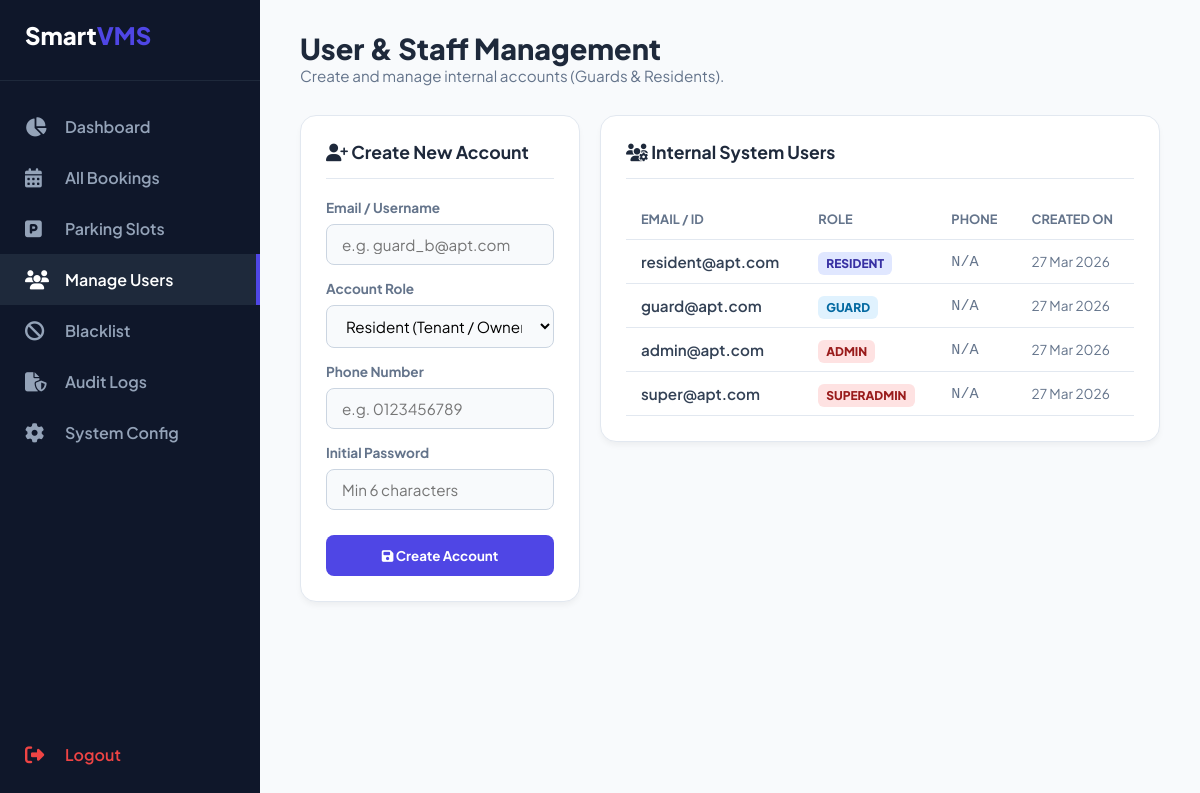
The page /public/admin_users.php (signed in) on the database its author committed.
### tables this page shows
CREATE TABLE `users` (
  `id` int(11) NOT NULL,
  `email` varchar(120) NOT NULL,
  `password_hash` varchar(255) NOT NULL,
  `role` enum('visitor','resident','guard','admin','superadmin') NOT NULL,
  `status` enum('active','inactive','watchlist','blacklisted') DEFAULT 'active',
  `phone` varchar(20) DEFAULT NULL,
  `created_at` datetime DEFAULT current_timestamp()
);

### core/config.php (called while the page is built, shortened)
<?php
function mask_phone($phone) {
    if (!$phone || strlen($phone) < 8) return 'N/A';
    return substr($phone, 0, 3) . '-****' . substr($phone, -3);
}
function e($string) {
    return htmlspecialchars($string ?? '', ENT_QUOTES, 'UTF-8');
}
?>

### public/admin_users.php (the view, shortened to what this page needs)
<?php
$pdo = db();
$stmt = $pdo->query("SELECT * FROM users WHERE role IN ('guard', 'resident', 'admin', 'superadmin') ORDER BY role, id DESC");
$staff_users = $stmt->fetchAll();
?>
<!DOCTYPE html>
<html lang="en">
<head>
    <link rel="stylesheet" href="https://cdnjs.cloudflare.com/ajax/libs/font-awesome/6.4.0/css/all.min.css">
</head>
<body>
    <div class="sidebar">
        <div class="brand">Smart<span>VMS</span></div>
        <a href="admin_dash.php" class="nav-link"><i class="fas fa-chart-pie"></i> Dashboard</a>
        <a href="admin_bookings.php" class="nav-link"><i class="fas fa-calendar-alt"></i> All Bookings</a>
        <a href="admin_slots.php" class="nav-link"><i class="fas fa-parking"></i> Parking Slots</a>
        <a href="admin_users.php" class="nav-link active"><i class="fas fa-users"></i> Manage Users</a>
        <a href="admin_blacklist.php" class="nav-link"><i class="fas fa-ban"></i> Blacklist</a>
        <a href="admin_audit.php" class="nav-link"><i class="fas fa-file-shield"></i> Audit Logs</a>
        <?php if($_SESSION['role'] === 'superadmin'): ?>
            <a href="superadmin_config.php" class="nav-link"><i class="fas fa-cog"></i> System Config</a>
        <?php endif; ?>
        <div class="spacer"></div>
        <a href="../core/logout.php" class="nav-link" style="color: #ef4444;"><i class="fas fa-sign-out-alt"></i> Logout</a>
    </div>
    <div class="main-content">
        <div class="header-flex">
            <div>
                <h1 class="page-title">User & Staff Management</h1>
                <p style="color: var(--text-muted); font-size: 0.95rem;">Create and manage internal accounts (Guards & Residents).</p>
            </div>
        </div>
        <div class="dashboard-grid">
            <div class="panel-card">
                <div class="panel-title"><i class="fas fa-user-plus"></i> Create New Account</div>
                <form method="POST" action="">
                    <div class="form-group">
                        <label>Email / Username</label>
                        <input type="email" name="email" placeholder="e.g. guard_b@apt.com" required>
                    </div>
                    <div class="form-group">
                        <label>Account Role</label>
                        <select name="role" required>
                            <option value="resident">Resident (Tenant / Owner)</option>
                        </select>
                    </div>
                    <div class="form-group">
                        <label>Phone Number</label>
                        <input type="text" name="phone" placeholder="e.g. 0123456789" required>
                    </div>
                    <div class="form-group">
                        <label>Initial Password</label>
                        <input type="password" name="password" placeholder="Min 6 characters" required minlength="6">
                    </div>
                    <button type="submit" class="btn-add"><i class="fas fa-save"></i> Create Account</button>
                </form>
            </div>
            <div class="panel-card" style="overflow-x: auto; max-height: 700px;">
                <div class="panel-title"><i class="fas fa-users-cog"></i> Internal System Users</div>
                <table>
                    <thead>
                        <tr>
                            <th>Email / ID</th>
                            <th>Role</th>
                            <th>Phone</th>
                            <th>Created On</th>
                        </tr>
                    </thead>
                    <tbody>
                        <?php foreach($staff_users as $u): ?>
                        <tr>
                            <td style="font-weight: 600; color: #334155;"><?= e($u['email']) ?></td>
                            <td><span class="role-badge r-<?= strtolower($u['role']) ?>"><?= e($u['role']) ?></span></td>
                            <td style="font-family: monospace; color: var(--text-muted);"><?= mask_phone($u['phone']) ?></td>
                            <td style="font-size: 0.85rem; color: var(--text-muted);"><?= date('d M Y', strtotime($u['created_at'])) ?></td>
                        </tr>
                        <?php endforeach; ?>
                    </tbody>
                </table>
            </div>
        </div>
    </div>
</body>
</html>

### public/admin_users.php (style rules this page uses)
:root { --bg: #f8fafc; --surface: #ffffff; --primary: #0f172a; --accent: #4f46e5; --text-main: #1e293b; --text-muted: #64748b; --border: #e2e8f0; --success: #10b981; --danger: #ef4444; }
* { margin: 0; padding: 0; box-sizing: border-box; font-family: 'Plus Jakarta Sans', sans-serif; }
body { background: var(--bg); color: var(--text-main); display: flex; min-height: 100vh; }
.sidebar { width: 260px; background: var(--primary); color: white; display: flex; flex-direction: column; padding: 20px 0; }
.brand { font-size: 1.5rem; font-weight: 800; padding: 0 25px 30px; border-bottom: 1px solid #1e293b; margin-bottom: 20px; }
.brand span { color: var(--accent); }
.nav-link { display: flex; align-items: center; gap: 15px; padding: 15px 25px; color: #94a3b8; text-decoration: none; font-weight: 600; transition: 0.2s; }
.nav-link:hover, .nav-link.active { background: #1e293b; color: white; border-right: 4px solid var(--accent); }
.nav-link i { font-size: 1.2rem; width: 25px; }
.spacer { flex: 1; }
.main-content { flex: 1; padding: 30px 40px; overflow-y: auto; }
.header-flex { display: flex; justify-content: space-between; align-items: center; margin-bottom: 30px; }
.page-title { font-size: 1.8rem; font-weight: 800; }
.dashboard-grid { display: grid; grid-template-columns: 1fr 2fr; gap: 20px; }
.panel-card { background: var(--surface); border-radius: 16px; border: 1px solid var(--border); box-shadow: 0 4px 6px -1px rgba(0,0,0,0.05); padding: 25px; align-self: start; }
.panel-title { font-size: 1.1rem; font-weight: 700; border-bottom: 1px solid var(--border); padding-bottom: 15px; margin-bottom: 20px; }
.form-group { margin-bottom: 15px; }
label { display: block; font-size: 0.85rem; font-weight: 700; color: var(--text-muted); margin-bottom: 8px; }
input, select { width: 100%; padding: 10px 15px; border: 1px solid #cbd5e1; border-radius: 8px; font-size: 0.95rem; background: #f8fafc; }
.btn-add { width: 100%; padding: 12px; background: var(--accent); color: white; border: none; border-radius: 8px; font-weight: 700; cursor: pointer; transition: 0.2s; margin-top: 10px; }
table { width: 100%; border-collapse: collapse; }
th { text-align: left; padding: 12px 15px; font-size: 0.8rem; font-weight: 700; color: var(--text-muted); text-transform: uppercase; border-bottom: 1px solid var(--border); }
td { padding: 12px 15px; font-size: 0.95rem; border-bottom: 1px solid var(--border); vertical-align: middle; }
.role-badge { padding: 4px 8px; border-radius: 6px; font-size: 0.75rem; font-weight: 800; text-transform: uppercase; }
.r-superadmin, .r-admin { background: #fee2e2; color: #991b1b; }
.r-guard { background: #e0f2fe; color: #0369a1; }
.r-resident { background: #e0e7ff; color: #3730a3; }

### rows shown on the page
users: email "resident@apt.com", role "RESIDENT", phone "N/A", created_at "27 Mar 2026"
users: email "guard@apt.com", role "GUARD", phone "N/A", created_at "27 Mar 2026"
users: email "admin@apt.com", role "ADMIN", phone "N/A", created_at "27 Mar 2026"
users: email "super@apt.com", role "SUPERADMIN", phone "N/A", created_at "27 Mar 2026"
